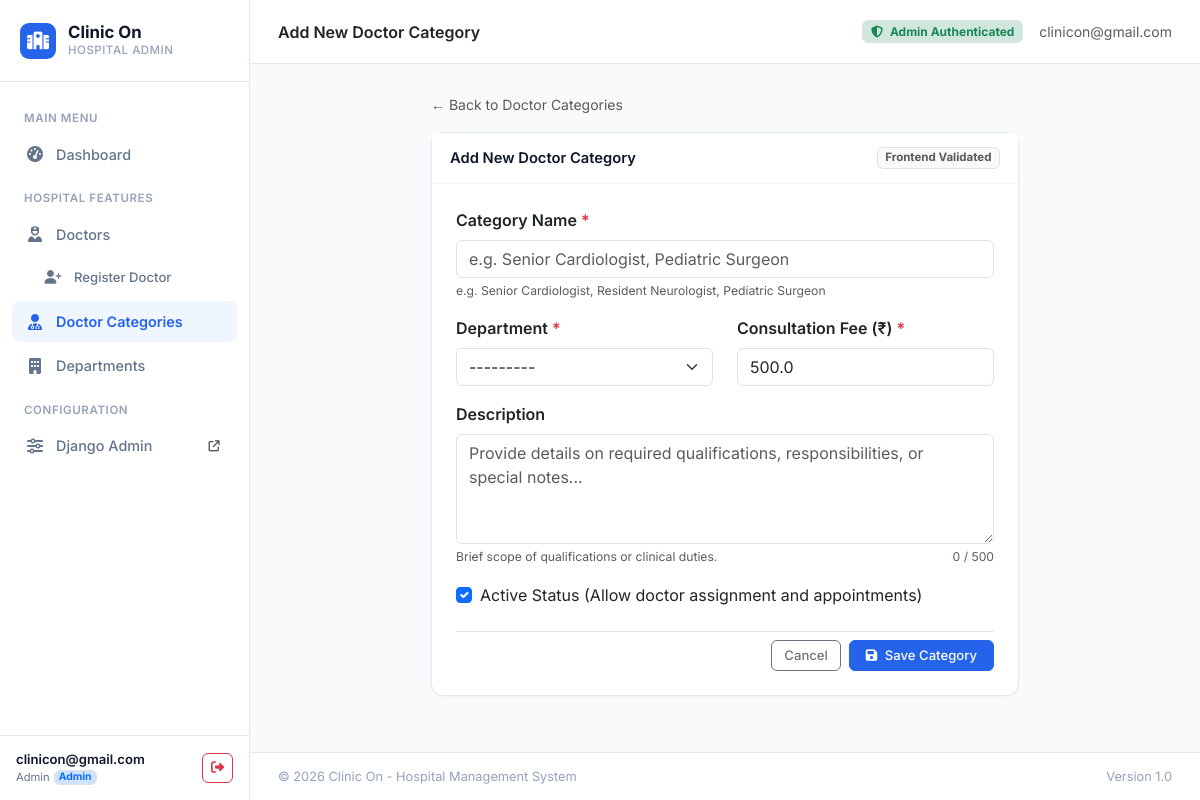
/categories/add/ (signed in), run on the app's committed database.
### hospital/models.py (models this page shows, shortened)
class CustomUser(AbstractUser):
    ROLE_CHOICES = (
        ('Admin', 'Administrator'),
        ('Doctor', 'Doctor'),
        ('Staff', 'Hospital Staff'),
    )
    username = models.CharField(max_length=150, unique=True, blank=True, null=True)
    email = models.EmailField(unique=True, verbose_name='Email Address')
    phone = models.CharField(max_length=20, blank=True, null=True, verbose_name='Phone Number')
    role = models.CharField(max_length=20, choices=ROLE_CHOICES, default='Admin')
    created_at = models.DateTimeField(auto_now_add=True)
    USERNAME_FIELD = 'email'
    REQUIRED_FIELDS = []
    objects = CustomUserManager()
    class Meta:
        verbose_name = 'User'
        verbose_name_plural = 'Users'

### hospital/views.py (the view)
# urls.py: path('categories/add/', views.category_add_view, name='category_add'),
@admin_required
def category_add_view(request):
    if request.method == 'POST':
        form = DoctorCategoryForm(request.POST)
        if form.is_valid():
            category = form.save()
            messages.success(request, f"Doctor Category '{category.name}' created successfully!")
            return redirect('category_list')
        else:
            messages.error(request, "Please check the form fields and correct the errors below.")
    else:
        form = DoctorCategoryForm()
    departments_exist = Department.objects.exists()
    return render(request, 'hospital/category_form.html', {
        'form': form,
        'title': 'Add New Doctor Category',
        'is_edit': False,
        'departments_exist': departments_exist,
    })

### hospital/forms.py
class DoctorCategoryForm(forms.ModelForm):
    class Meta:
        model = DoctorCategory
        fields = ['name', 'department', 'consultation_fee', 'is_active', 'description']
        widgets = {
            'name': forms.TextInput(attrs={
                'class': 'form-control',
                'placeholder': 'e.g. Senior Cardiologist, Pediatric Surgeon',
                'required': True
            }),
            'department': forms.Select(attrs={
                'class': 'form-select',
                'required': True
            }),
            'consultation_fee': forms.NumberInput(attrs={
                'class': 'form-control',
                'step': '10.00',
                'min': '0',
                'placeholder': '500.00'
            }),
            'is_active': forms.CheckboxInput(attrs={
                'class': 'form-check-input',
                'role': 'switch'
            }),
            'description': forms.Textarea(attrs={
                'class': 'form-control',
                'rows': 4,
                'placeholder': 'Provide details on required qualifications, responsibilities, or special notes...'
            }),
        }

### hospital/models.py (called while the page is built)
    def __str__(self):
        return self.name

### hospital/views.py (called while the page is built)
def admin_required(view_func):
    @wraps(view_func)
    def _wrapped_view(request, *args, **kwargs):
        if not request.user.is_authenticated:
            return redirect(f"{reverse('login')}?next={request.path}")
        if not (request.user.is_superuser or request.user.is_staff or getattr(request.user, 'role', '') == 'Admin'):
            messages.error(request, "Access restricted: Administrator privileges are required to view this page.")
            return render(request, 'hospital/access_denied.html', {
                'title': 'Access Restricted',
                'user': request.user
            }, status=403)
        return view_func(request, *args, **kwargs)
    return _wrapped_view

### templates/hospital/category_form.html (shortened to what this page needs)
{% extends 'base.html' %}
{% block page_title %}{{ title }}{% endblock %}
{% block content %}
<div class="row justify-content-center">
    <div class="col-md-8">
        <div class="mb-3">
            <a href="{% url 'category_list' %}" class="text-decoration-none text-muted small">
                &larr; Back to Doctor Categories
            </a>
        </div>
        <div class="card">
            <div class="card-header d-flex justify-content-between align-items-center">
                <span>{{ title }}</span>
                <span class="badge bg-light text-muted border small" style="font-size: 0.72rem;">Frontend Validated</span>
            </div>
            <div class="card-body p-4">
                <form method="POST" id="categoryForm" novalidate>
                    <div class="mb-3">
                        <label for="{{ form.name.id_for_label }}" class="form-label fw-semibold">
                            Category Name <span class="text-danger">*</span>
                        </label>
                        {{ form.name }}
                        <small class="text-muted d-block mt-1" style="font-size: 0.76rem;">
                            e.g. Senior Cardiologist, Resident Neurologist, Pediatric Surgeon
                        </small>
                    </div>
                    <div class="row mb-3">
                        <div class="col-md-6">
                            <label for="{{ form.department.id_for_label }}" class="form-label fw-semibold">
                                Department <span class="text-danger">*</span>
                            </label>
                            {{ form.department }}
                        </div>
                        <div class="col-md-6">
                            <label for="{{ form.consultation_fee.id_for_label }}" class="form-label fw-semibold">
                                Consultation Fee (₹) <span class="text-danger">*</span>
                            </label>
                            {{ form.consultation_fee }}
                        </div>
                    </div>
                    <div class="mb-3">
                        <label for="{{ form.description.id_for_label }}" class="form-label fw-semibold">
                            Description
                        </label>
                        {{ form.description }}
                        <div class="d-flex justify-content-between mt-1">
                            <small class="text-muted" style="font-size: 0.76rem;">Brief scope of qualifications or clinical duties.</small>
                            <small id="charCounter" class="text-muted" style="font-size: 0.76rem;">0 / 500</small>
                        </div>
                    </div>
                    <div class="mb-4 form-check">
                        {{ form.is_active }}
                        <label class="form-check-label" for="{{ form.is_active.id_for_label }}">
                            Active Status (Allow doctor assignment and appointments)
                        </label>
                    </div>
                    <div class="d-flex justify-content-end gap-2 pt-2 border-top">
                        <a href="{% url 'category_list' %}" class="btn btn-outline-secondary btn-sm">
                            Cancel
                        </a>
                        <button type="submit" class="btn btn-primary btn-sm px-3" id="saveCategoryBtn">
                            <i class="fa-solid fa-floppy-disk me-1"></i>
                            {% if is_edit %}Save Changes{% else %}Save Category{% endif %}
                        </button>
                    </div>
                </form>
            </div>
        </div>
    </div>
</div>
{% endblock %}

### templates/base.html (shortened to what this page needs)
<!DOCTYPE html>
<html lang="en">
<head>
    <link href="https://cdn.jsdelivr.net/npm/bootstrap@5.3.3/dist/css/bootstrap.min.css" rel="stylesheet">
    <link rel="stylesheet" href="https://cdnjs.cloudflare.com/ajax/libs/font-awesome/6.5.2/css/all.min.css">
</head>
<body>
    <aside class="app-sidebar" id="appSidebar">
        <div class="sidebar-brand">
            <div class="brand-badge">
                <i class="fa-solid fa-hospital"></i>
            </div>
            <div>
                <div class="brand-text">Clinic On</div>
                <div class="brand-sub">Hospital Admin</div>
            </div>
        </div>
        <ul class="sidebar-nav">
            <li class="nav-label">Main Menu</li>
            <li>
                <a href="{% url 'dashboard' %}" class="sidebar-link {% if request.resolver_match.url_name == 'dashboard' %}active{% endif %}">
                    <i class="fa-solid fa-gauge-high"></i>
                    <span>Dashboard</span>
                </a>
            </li>
            <li class="nav-label">Hospital Features</li>
            <li>
                <a href="{% url 'doctor_list' %}" class="sidebar-link {% if 'doctor' in request.resolver_match.url_name and 'category' not in request.resolver_match.url_name %}active{% endif %}">
                    <i class="fa-solid fa-user-nurse"></i>
                    <span>Doctors</span>
                </a>
            </li>
            <li>
                <a href="{% url 'doctor_register' %}" class="sidebar-link {% if request.resolver_match.url_name == 'doctor_register' %}active{% endif %}" style="padding-left: 32px; font-size: 0.82rem;">
                    <i class="fa-solid fa-user-plus" style="font-size: 0.85rem;"></i>
                    <span>Register Doctor</span>
                </a>
            </li>
            <li>
                <a href="{% url 'category_list' %}" class="sidebar-link {% if 'category' in request.resolver_match.url_name %}active{% endif %}">
                    <i class="fa-solid fa-user-doctor"></i>
                    <span>Doctor Categories</span>
                </a>
            </li>
            <li>
                <a href="{% url 'department_list' %}" class="sidebar-link {% if 'department' in request.resolver_match.url_name %}active{% endif %}">
                    <i class="fa-solid fa-building"></i>
                    <span>Departments</span>
                </a>
            </li>
            <li class="nav-label">Configuration</li>
            <li>
                <a href="/django-admin/" target="_blank" class="sidebar-link">
                    <i class="fa-solid fa-sliders"></i>
                    <span>Django Admin</span>
                    <i class="fa-solid fa-arrow-up-right-from-square ms-auto text-muted" style="font-size: 0.7rem;"></i>
                </a>
            </li>
        </ul>
        <div class="sidebar-footer">
            <div class="user-pill">
                <div class="user-info">
                    <div class="user-name">{{ request.user.first_name|default:request.user.email }}</div>
                    <div class="user-role d-flex align-items-center gap-1">
                        <span>{{ request.user.role|default:"Administrator" }}</span>
                        {% if request.user.role == 'Admin' or request.user.is_superuser or request.user.is_staff %}
                            <span class="badge bg-primary-subtle text-primary border" style="font-size: 0.65rem; padding: 1px 4px;">Admin</span>
                        {% endif %}
                    </div>
                </div>
                <a href="{% url 'logout' %}" class="btn btn-outline-danger btn-sm p-1 px-2" title="Logout">
                    <i class="fa-solid fa-right-from-bracket"></i>
                </a>
            </div>
        </div>
    </aside>
    <div class="app-main">
        <header class="app-header">
            <div class="d-flex align-items-center gap-3">
                <div class="fw-semibold text-dark">
                    {% block page_title %}Dashboard{% endblock %}
                </div>
            </div>
            <div class="d-flex align-items-center gap-3">
                {% if request.user.role == 'Admin' or request.user.is_superuser or request.user.is_staff %}
                    <span class="badge bg-success-subtle text-success border small">
                        <i class="fa-solid fa-shield-halved me-1"></i> Admin Authenticated
                    </span>
                {% else %}
                    <span class="badge bg-secondary-subtle text-secondary border small">
                        Staff Access
                    </span>
                {% endif %}
                <span class="text-muted small d-none d-sm-inline">
                    {{ request.user.email }}
                </span>
            </div>
        </header>
        <main class="content-area">
            {% block content %}{% endblock %}
        </main>
        <footer class="footer d-flex justify-content-between align-items-center">
            <span>&copy; {% now "Y" %} Clinic On - Hospital Management System</span>
            <span>Version 1.0</span>
        </footer>
    </div>
</body>
</html>

### templates/base.html (style rules this page uses)
:root { --sidebar-width: 250px; --bg-page: #f8fafc; --bg-sidebar: #ffffff; --sidebar-border: #e2e8f0; --sidebar-text: #64748b; --sidebar-active-bg: #eff6ff; --sidebar-active-text: #2563eb; --primary: #2563eb; --text-main: #0f172a; --card-border: #e2e8f0; }
body { font-family: 'Inter', sans-serif; background-color: var(--bg-page); color: var(--text-main); min-height: 100vh; margin: 0; display: flex; }
.app-sidebar { width: var(--sidebar-width); background: var(--bg-sidebar); border-right: 1px solid var(--sidebar-border); height: 100vh; position: fixed; top: 0; left: 0; display: flex; flex-direction: column; z-index: 1000; transition: transform 0.25s ease; }
.sidebar-brand { padding: 22px 20px; display: flex; align-items: center; gap: 12px; border-bottom: 1px solid var(--sidebar-border); }
.brand-badge { width: 36px; height: 36px; border-radius: 9px; background-color: #2563eb; color: #ffffff; display: flex; align-items: center; justify-content: center; font-size: 1.1rem; }
.brand-text { font-size: 1.05rem; font-weight: 700; color: #0f172a; line-height: 1.2; }
.brand-sub { font-size: 0.72rem; color: #94a3b8; font-weight: 500; text-transform: uppercase; letter-spacing: 0.5px; }
.sidebar-nav { padding: 16px 12px; flex: 1; overflow-y: auto; list-style: none; margin: 0; }
.nav-label { font-size: 0.72rem; font-weight: 600; color: #94a3b8; text-transform: uppercase; letter-spacing: 0.6px; padding: 12px 12px 6px; }
.sidebar-link { display: flex; align-items: center; gap: 12px; padding: 10px 14px; color: var(--sidebar-text); text-decoration: none; font-weight: 500; font-size: 0.9rem; border-radius: 8px; margin-bottom: 3px; transition: all 0.15s ease; }
.sidebar-link.active { color: var(--sidebar-active-text); background-color: var(--sidebar-active-bg); font-weight: 600; }
.sidebar-link i { width: 18px; text-align: center; font-size: 1rem; }
.sidebar-footer { padding: 14px 16px; border-top: 1px solid var(--sidebar-border); background-color: #ffffff; }
.user-pill { display: flex; align-items: center; justify-content: space-between; gap: 10px; }
.user-info { overflow: hidden; }
.user-name { font-size: 0.82rem; font-weight: 600; color: #0f172a; white-space: nowrap; overflow: hidden; text-overflow: ellipsis; }
.user-role { font-size: 0.7rem; color: #64748b; }
.app-main { margin-left: var(--sidebar-width); flex: 1; min-height: 100vh; display: flex; flex-direction: column; width: calc(100% - var(--sidebar-width)); }
.app-header { height: 64px; background: #ffffff; border-bottom: 1px solid var(--card-border); display: flex; align-items: center; justify-content: space-between; padding: 0 28px; position: sticky; top: 0; z-index: 999; }
.content-area { padding: 28px; flex: 1; }
.card { border: 1px solid var(--card-border); border-radius: 12px; box-shadow: 0 1px 3px rgba(0, 0, 0, 0.03); background-color: #ffffff; }
.card-header { background-color: #ffffff; border-bottom: 1px solid #f1f5f9; font-weight: 600; padding: 14px 18px; font-size: 0.92rem; color: #0f172a; }
.btn-sm { padding: 5px 12px; font-size: 0.82rem; border-radius: 6px; font-weight: 500; }
.btn-primary { background-color: #2563eb; border-color: #2563eb; }
.footer { padding: 14px 28px; background: #ffffff; border-top: 1px solid var(--card-border); font-size: 0.8rem; color: #94a3b8; }

### data on the page
CustomUser: user.first_name "clinicon@gmail.com", user.role "Admin", user.email "clinicon@gmail.com"

### other printed values
{{ title }} "Add New Doctor Category"
